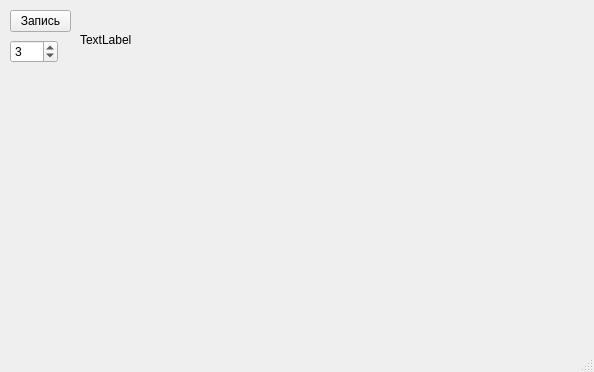
<?xml version="1.0" encoding="UTF-8"?>
<ui version="4.0">
 <class>MainWindow</class>
 <widget class="QMainWindow" name="MainWindow">
  <property name="geometry">
   <rect>
    <x>0</x>
    <y>0</y>
    <width>594</width>
    <height>372</height>
   </rect>
  </property>
  <property name="windowTitle">
   <string>MainWindow</string>
  </property>
  <widget class="QWidget" name="centralWidget">
   <widget class="QPushButton" name="btnRecord">
    <property name="geometry">
     <rect>
      <x>10</x>
      <y>10</y>
      <width>61</width>
      <height>22</height>
     </rect>
    </property>
    <property name="text">
     <string>Запись</string>
    </property>
   </widget>
   <widget class="QLabel" name="lblRawSound">
    <property name="geometry">
     <rect>
      <x>80</x>
      <y>10</y>
      <width>500</width>
      <height>60</height>
     </rect>
    </property>
    <property name="text">
     <string>TextLabel</string>
    </property>
   </widget>
   <widget class="QSpinBox" name="boxDuration">
    <property name="geometry">
     <rect>
      <x>10</x>
      <y>40</y>
      <width>48</width>
      <height>23</height>
     </rect>
    </property>
    <property name="minimum">
     <number>1</number>
    </property>
    <property name="maximum">
     <number>60</number>
    </property>
    <property name="value">
     <number>3</number>
    </property>
   </widget>
  </widget>
  <widget class="QStatusBar" name="statusBar"/>
 </widget>
 <layoutdefault spacing="6" margin="11"/>
 <resources/>
 <connections/>
</ui>
